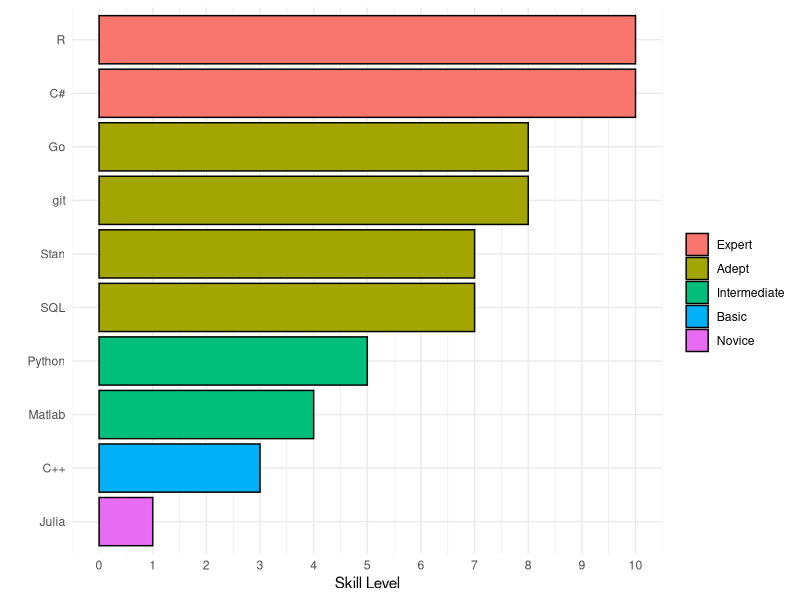

The R script that drew this image:
## ---- chunk 1
library(tidyverse)
library(scales)

skills <- tribble(
  ~Technology, ~Skill, ~Level,
  "R", 10, "Expert",
  "C#", 10, "Expert",
  "git", 8, "Adept",
  "Go", 8, "Adept",
  "SQL", 7, "Adept",
  "Stan", 7, "Adept",
  "Python", 5, "Intermediate",
  "Matlab", 4, "Intermediate",
  "C++", 3, "Basic",
  "Julia", 1, "Novice"
)

ggplot(data = skills,
       aes(x = reorder(Technology, -desc(Skill)), 
           y = Skill, 
           fill = factor(Level, levels = unique(Level)))) + 
  geom_bar(stat = "identity", colour = "black") +
  coord_flip() +
  labs(x = " ", 
       y = "Skill Level", 
       fill = " ") +
  scale_y_continuous(breaks = scales::pretty_breaks(10)) +
  theme_minimal() + 
  scale_fill_discrete()
